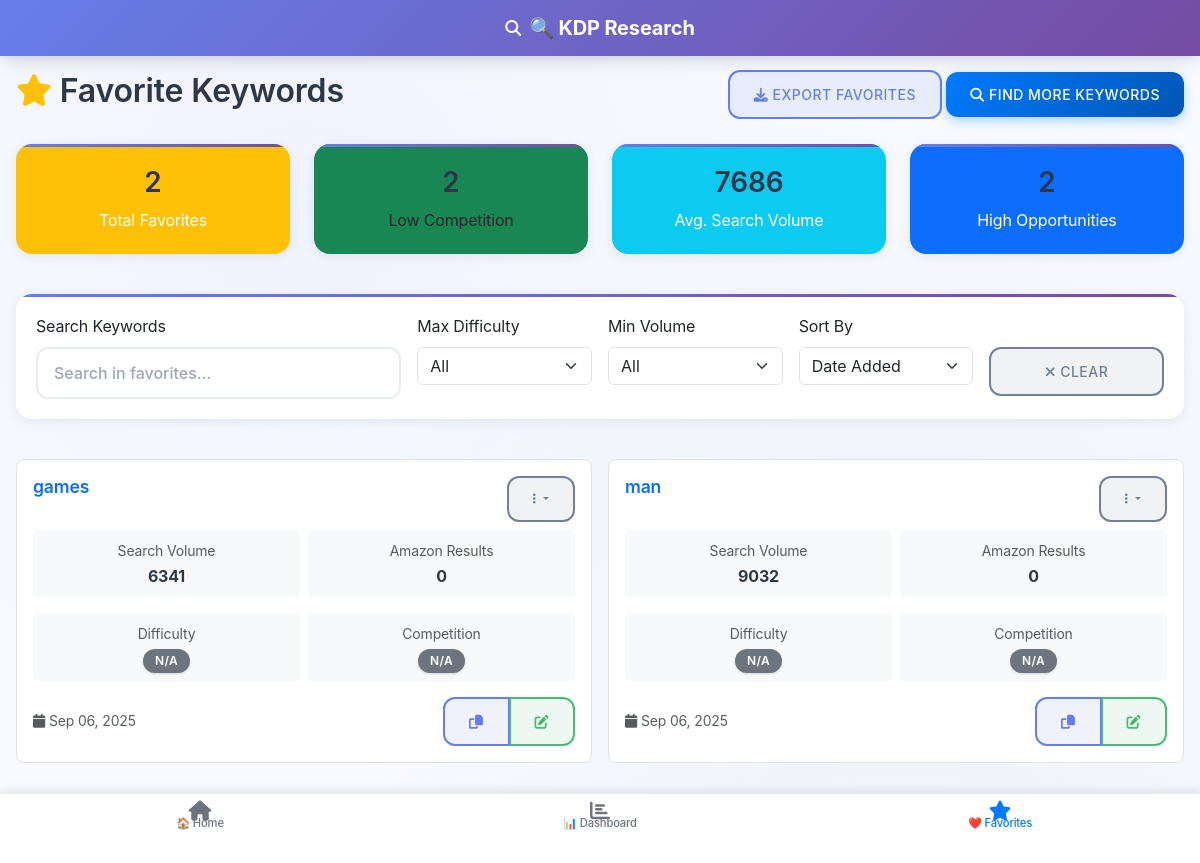
/favorites, run on the app's committed database.
### models.py (models this page shows)
class Favorite(db.Model):
    id = db.Column(db.Integer, primary_key=True)
    keyword = db.Column(db.String(500), nullable=False)
    search_volume = db.Column(db.Integer, default=0)
    competition_score = db.Column(db.Float, default=0.0)
    difficulty_score = db.Column(db.Float, default=0.0)
    amazon_results = db.Column(db.Integer, default=0)
    created_at = db.Column(db.DateTime, default=datetime.utcnow)
    notes = db.Column(db.Text)

### routes.py (the view)
@app.route('/favorites')
def favorites():
    favorites_list = Favorite.query.order_by(Favorite.created_at.desc()).all()
    return render_template('favorites.html', favorites=favorites_list)

### app.py (called while the page is built, shortened)
@app.template_filter('abbreviate_number')
def abbreviate_number_filter(value):
    if not value:
        return '0'

### routes.py (called while the page is built, shortened)
@app.template_global('get_difficulty_color')
def get_difficulty_color(score):
    if not score:
        return 'secondary'

@app.template_global('get_competition_color')
def get_competition_color(score):
    if not score:
        return 'secondary'

### templates/favorites.html (shortened to what this page needs)
{% extends "base.html" %}
{% block content %}
<div class="row">
    <div class="col-12">
        <div class="d-flex justify-content-between align-items-center mb-4">
            <h2>
                <i class="fas fa-star text-warning"></i>
                Favorite Keywords
            </h2>
            <div>
                <button class="btn btn-outline-primary" onclick="exportFavorites()">
                    <i class="fas fa-download"></i> Export Favorites
                </button>
                <a href="{{ url_for('index') }}" class="btn btn-primary">
                    <i class="fas fa-search"></i> Find More Keywords
                </a>
            </div>
        </div>
    </div>
</div>
<div class="row mb-4">
    <div class="col-md-3">
        <div class="card bg-warning text-white text-center">
            <div class="card-body">
                <h3>{{ favorites|length }}</h3>
                <p class="mb-0">Total Favorites</p>
            </div>
        </div>
    </div>
    <div class="col-md-3">
        <div class="card bg-success text-center">
            <div class="card-body">
                <h3>{{ favorites|selectattr('difficulty_score', 'lt', 50)|list|length }}</h3>
                <p class="mb-0">Low Competition</p>
            </div>
        </div>
    </div>
    <div class="col-md-3">
        <div class="card bg-info text-white text-center">
            <div class="card-body">
                <h3>{{ (favorites|sum(attribute='search_volume') / favorites|length)|round|int if favorites else 0 }}</h3>
                <p class="mb-0">Avg. Search Volume</p>
            </div>
        </div>
    </div>
    <div class="col-md-3">
        <div class="card bg-primary text-white text-center">
            <div class="card-body">
                <h3>{{ favorites|selectattr('difficulty_score', 'lt', 40)|selectattr('search_volume', 'gt', 100)|list|length }}</h3>
                <p class="mb-0">High Opportunities</p>
            </div>
        </div>
    </div>
</div>
<div class="row mb-4">
    <div class="col-12">
        <div class="card">
            <div class="card-body">
                <div class="row g-3">
                    <div class="col-md-4">
                        <label for="searchFilter" class="form-label">Search Keywords</label>
                        <input type="text" class="form-control" id="searchFilter" placeholder="Search in favorites...">
                    </div>
                    <div class="col-md-2">
                        <label for="difficultyFilter" class="form-label">Max Difficulty</label>
                        <select class="form-select" id="difficultyFilter">
                            <option value="">All</option>
                        </select>
                    </div>
                    <div class="col-md-2">
                        <label for="volumeFilter" class="form-label">Min Volume</label>
                        <select class="form-select" id="volumeFilter">
                            <option value="">All</option>
                        </select>
                    </div>
                    <div class="col-md-2">
                        <label for="sortBy" class="form-label">Sort By</label>
                        <select class="form-select" id="sortBy">
                            <option value="created_at">Date Added</option>
                        </select>
                    </div>
                    <div class="col-md-2">
                        <label class="form-label">&nbsp;</label>
                        <div class="d-grid">
                            <button class="btn btn-outline-secondary" onclick="clearFilters()">
                                <i class="fas fa-times"></i> Clear
                            </button>
                        </div>
                    </div>
                </div>
            </div>
        </div>
    </div>
</div>
<div class="row">
    <div class="col-12">
        {% if favorites %}
            <div id="favoritesGrid" class="favorites-grid">
                {% for favorite in favorites %}
                <div class="favorite-card" data-keyword="{{ favorite.keyword }}" data-difficulty="{{ favorite.difficulty_score }}" data-volume="{{ favorite.search_volume }}">
                    <div class="d-flex justify-content-between align-items-start mb-2">
                        <h6 class="keyword-title mb-0">{{ favorite.keyword }}</h6>
                        <div class="dropdown">
                            <button class="btn btn-sm btn-outline-secondary dropdown-toggle" type="button" data-bs-toggle="dropdown">
                                <i class="fas fa-ellipsis-v"></i>
                            </button>
                        </div>
                    </div>
                    <div class="row g-2 mb-3">
                        <div class="col-6">
                            <div class="metric">
                                <small class="text-muted">Search Volume</small>
                                <div class="fw-bold">{{ favorite.search_volume or 0 }}</div>
                            </div>
                        </div>
                        <div class="col-6">
                            <div class="metric">
                                <small class="text-muted">Amazon Results</small>
                                <div class="fw-bold">{{ (favorite.amazon_results or 0)|abbreviate_number }}</div>
                            </div>
                        </div>
                    </div>
                    <div class="row g-2 mb-3">
                        <div class="col-6">
                            <div class="metric">
                                <small class="text-muted">Difficulty</small>
                                <div>
                                    <span class="badge bg-{{ get_difficulty_color(favorite.difficulty_score) }}">
                                        {{ favorite.difficulty_score|round(1) if favorite.difficulty_score else 'N/A' }}
                                    </span>
                                </div>
                            </div>
                        </div>
                        <div class="col-6">
                            <div class="metric">
                                <small class="text-muted">Competition</small>
                                <div>
                                    <span class="badge bg-{{ get_competition_color(favorite.competition_score) }}">
                                        {{ favorite.competition_score|round(1) if favorite.competition_score else 'N/A' }}
                                    </span>
                                </div>
                            </div>
                        </div>
                    </div>
                    <div class="d-flex justify-content-between align-items-center">
                        <small class="text-muted">
                            <i class="fas fa-calendar"></i>
                            {{ favorite.created_at.strftime('%b %d, %Y') }}
                        </small>
                        <div class="btn-group btn-group-sm">
                            <button class="btn btn-outline-primary" onclick="copyKeyword('{{ favorite.keyword }}')">
                                <i class="fas fa-copy"></i>
                            </button>
                            <button class="btn btn-outline-success" onclick="addNotes('{{ favorite.keyword }}')">
                                <i class="fas fa-edit"></i>
                            </button>
                        </div>
                    </div>
                </div>
                {% endfor %}
            </div>
        {% endif %}
    </div>
</div>
{% endblock %}

### templates/favorites.html (style rules this page uses)
.favorite-card { transition: all 0.2s ease; border: 1px solid var(--bs-border-color); border-radius: 0.5rem; padding: 1rem; background-color: var(--bs-body-bg); }
.keyword-title { color: var(--bs-primary); font-weight: 600; }
.metric { text-align: center; padding: 0.5rem; background-color: var(--bs-light); border-radius: 0.25rem; }

### data on the page
Favorite: keyword "games", search_volume "6341", amazon_results "0", difficulty_score "N/A", competition_score "N/A", created_at "Sep 06, 2025"
Favorite: keyword "man", search_volume "9032", amazon_results "0", difficulty_score "N/A", competition_score "N/A", created_at "Sep 06, 2025"

### other printed values
{{ favorites|length }} "2"
{{ favorites|selectattr('difficulty_score', 'lt', 50)|list|length }} "2"
